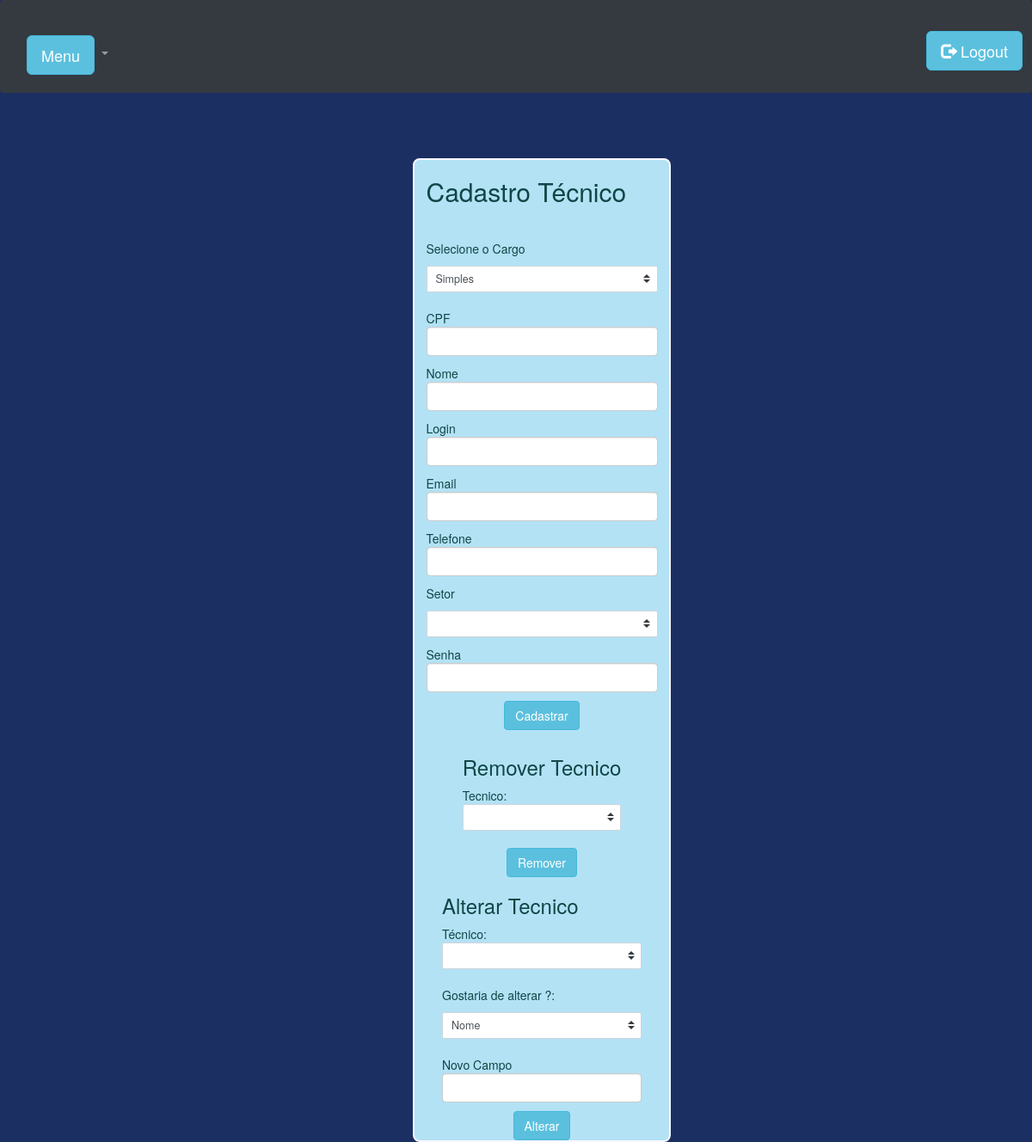
Before: /View/CadastroTecnico.php with the older database file.
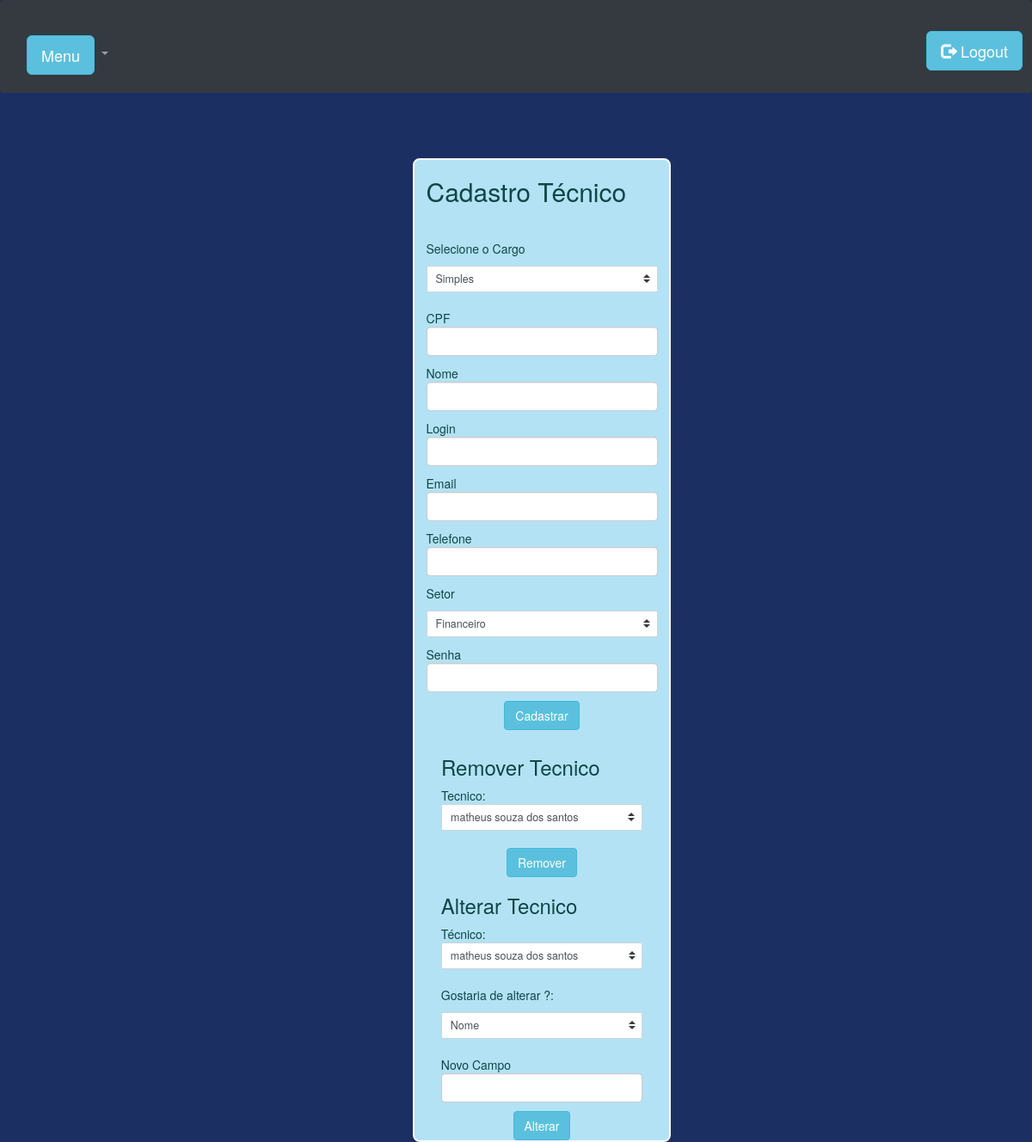
After: the same page with the newer database file.
### tables this page shows
CREATE TABLE `funcionario` (
  `cpf` int(11) NOT NULL,
  `nome` varchar(45) NOT NULL,
  `cargo` varchar(45) NOT NULL,
  `login` varchar(45) NOT NULL,
  `senha` varchar(45) NOT NULL,
  `telefone` varchar(45) NOT NULL,
  `email` varchar(45) NOT NULL,
  `codigo` int(10) NOT NULL,
  PRIMARY KEY (`cpf`),
  KEY `codigo_setor_idx` (`codigo`),
  CONSTRAINT `codigo_setor` FOREIGN KEY (`codigo`) REFERENCES `setor` (`codigo`)
);

### Model/classDAO.php (called while the page is built, shortened)
<?php
class SetorDAO
{
    public function BuscarTodos()
    {
        try {
            $Minhaconexao = ConnectionFactory::getconnection();
            $SQL = $Minhaconexao->prepare("select * from myb1.setor");
            $SQL->execute();
            $SQL->setFetchMode(PDO::FETCH_ASSOC);
            $vet = array();
            $i = 0;
            while ($linha = $SQL->fetch(PDO::FETCH_ASSOC)) {
                $vet[$i] = array($linha['codigo'], $linha['email'], $linha['telefone'], $linha['nome']);
                $i++;
            }
            return $vet;
        } catch (PDOException $Erro) {
            echo $Erro->getmessage();
            return 0;
        }
    }
}

### Model/ClassUsuariosDAO.php (called while the page is built, shortened)
<?php
            class TecnicoDAO extends UsuarioDAO{
                public function BuscarTodos(){
                    try{
                        $Minhaconexao= connectionFactory::getconnection();
                        $SQL= $Minhaconexao->prepare("select * from myb1.funcionario");
                        $SQL->execute();
                        $SQL->setFetchMode(PDO::FETCH_ASSOC);
                        $vet= array();
                        $i =0;
                        while($linha = $SQL->fetch(PDO::FETCH_ASSOC)){
                            $vet[$i]= array($linha["cpf"],$linha["nome"],$linha["cargo"],$linha["login"],$linha["senha"],$linha["telefone"],$linha["email"],$linha["codigo"]);
                            $i ++;
                        }
                        return $vet;
                   }catch(PDOException $Erro){
                        Echo $Erro->getmessage();
                    }
                }
            }

### Model/ClassUsuarios.php (the view, shortened to what this page needs)
<?php
        include "ClassUsuariosDAO.php";
                class Tecnico extends Usuario{
                    public function BuscarTodos(){
                        $Tecnico = new TecnicoDAO();
                        return $Tecnico->BuscarTodos();
                    }
                    public function Select(){
                        $Resultado = $this->BuscarTodos();
                        $quant = Count($Resultado);
                        echo "<select class='custom-select custom-select-lg mb-3' name='CPF' id='CPF'>";
                        for($i=0;$i<$quant;$i++){
                        echo "<option value='".$Resultado[$i][0]."'>".$Resultado[$i][1]."</option>";
                        }
                         echo "</select>";
                    }
                }
?>

### View/CadastroTecnico.php (shortened to what this page needs)
<!DOCTYPE html>
<html lang="pt-br">
<head>
  <link rel="stylesheet" href="https://stackpath.bootstrapcdn.com/bootstrap/4.3.1/css/bootstrap.min.css">
  <link rel="stylesheet" href="https://maxcdn.bootstrapcdn.com/bootstrap/3.3.7/css/bootstrap.min.css">
  <link rel="stylesheet" href="css/MYB.css">
  <?php
  require_once '../Model/class.php';
  require_once '../Model/classUsuarios.php';
  $Setor = new Setor();
  $Tecnico = new Tecnico();
  ?>
</head>
<body>
  <nav class="navbar navbar-expand-lg navbar-dark bg-dark">
    <div class="collapse navbar-collapse" id="navbarNavDropdown">
      <ul class="navbar-nav">
        <li class="nav-item dropdown">
          <a class="nav-link dropdown-toggle" href="#" id="navbarDropdownMenuLink" data-toggle="dropdown" aria-haspopup="true" aria-expanded="false">
            <div class="btn btn-info btn-lg">Menu</div>
          </a>
        </li>
      </ul>
    </div>
    <div>
      <a href="login.php" class="btn btn-info btn-lg">
        <span class="glyphicon glyphicon-log-out"></span> Logout
      </a>
    </div>
  </nav>
  <br>
  <div class="formTecnico">
    <form method="POST" action="../Controller/ControladorTecnico.php" class="needs-validation">
      <h2>Cadastro Técnico </h2>
      <br>
      <div class="form-row">
        <div class="col-md-30">
          <p>
            <p>Selecione o Cargo</p>
            <select class="custom-select custom-select-lg mb-3" name="Cargo" required>
              <option value="simples">Simples</option>
            </select>
          </p>
          <p>
            CPF<input class="form-control" id="CPF" type="text" name="CPF" size="20px" maxlength="9">
          </p>
          <p>
            Nome<input class="form-control" id="Nome" type="text" name="Nome" size="20px" maxlength="100">
          </p>
          <p>
            Login<input class="form-control" id="Login" type="text" name="Login" size="20px" maxlength="9">
          </p>
          <p>
            Email<input class="form-control" id="Email" type="email" name="Email" size="20px" maxlength="50">
          </p>
          <p>
            Telefone<input class="form-control" id="Telefone" type="tel" name="Telefone" size="30px" maxlength="11">
          </p>
          <p>Setor</p>
          <?php
          $Setor->Select();
          ?>
          <p>
            Senha<input class="form-control" id="Senha" type="password" name="Senha" size="20px" maxlength="9">
          </p>
          <div class="botoes">
            <p>
              <a><button class="btn btn-info" onclick="sucesso1()">Cadastrar</button></a>
            </p>
          </div>
        </div>
      </div>
    </form>
    <form method="POST" action="../Controller/ControladorTecnico.php" class="needs-validation">
      <div class="form-row">
        <div class="col-md-30">
          <h3>Remover Tecnico</h3>
          <p>
            Tecnico:
            <?php
              $Tecnico->Select();
            ?>
          </p>
          <div class="botoes">
            <button class="btn btn-info">Remover</button>
          </div>
        </div>
      </div>
    </form>
    <div>
      <form method="POST" action="../Controller/ControladorTecnico.php" class="needs-validation">
        <h3>Alterar Tecnico </h3>
        <p>
          Técnico:
          <?php
              $Tecnico->Select();
            ?>
        </p>
        <p>
          Gostaria de alterar ?:
          <p>
            <select class="custom-select custom-select-lg mb-3" name="alterar" id="">
              <option value="">Nome</option>
            </select>
          </p>
        </p>
        <p>
          Novo Campo<input class="form-control" value="" type="text" id="" name="Nome" size="25px" maxlength="100">
        </p>
        <div class="botoes">
          <button class="btn btn-info">Alterar</button>
        </div>
      </form>
    </div>
  </div>
</body>
</html>

### Model/class.php (shortened to what this page needs)
<?php
        require "classDAO.php";
        class Setor
        {
            public function BuscarTodos(){
                $Setor= new SetorDAO();
                return $Setor->BuscarTodos();
            }
            public function Select(){
                $Resultado = $this->BuscarTodos();
                $quant = Count($Resultado);
                echo "<select class='custom-select custom-select-lg mb-3' name='Codigo' id='Codigo'>";
                for($i=0;$i<$quant;$i++){
                echo "<option value='".$Resultado[$i][0]."'>".$Resultado[$i][3]."</option>";
                }
                 echo "</select>";
            }
        }
?>

### View/css/MYB.css (style rules this page uses)
html,body { background-color:#1B2F62; }
li,a { color: rgb(15, 70, 70); margin-top: 10px; }
.botoes { display: flex; align-items: center; justify-content: space-around; }
.formTecnico, .formArea,.formcadastro { display: flex; align-items: center; height: auto; width: 300px; border: 2px solid ghostwhite; border-radius: 8px; margin-left: 40%; margin-top: 3%; flex-direction: column; flex-wrap: wrap; color: rgb(15, 70, 70); background-color: rgb(179, 226, 245); }

Changed rows visible on the page:
added funcionario: CPF "matheus souza dos santos matheus souza dos santos"
Other visible differences:
form field Codigo: (not shown) → "Financeiro"
